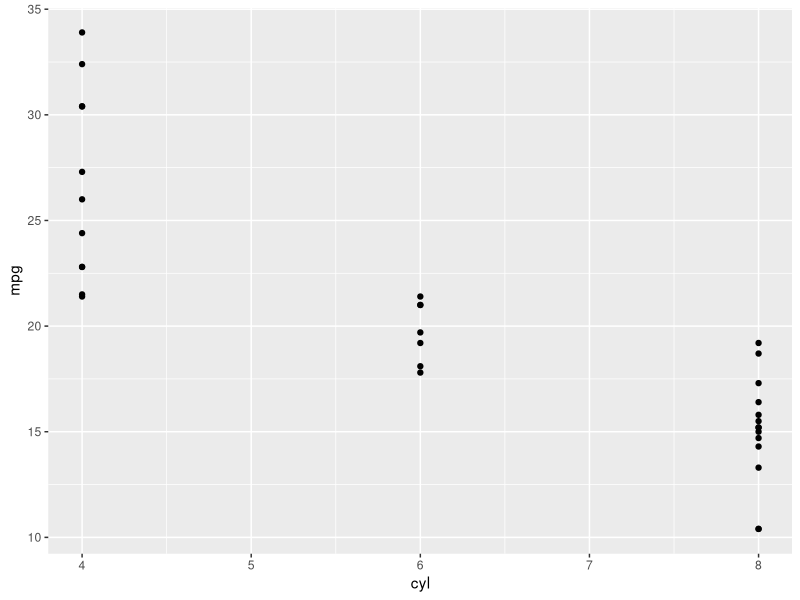
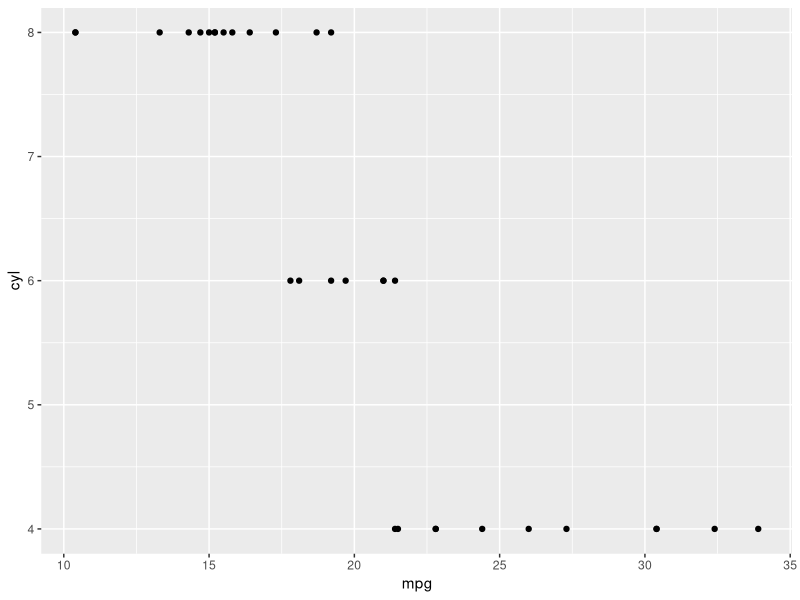

Recreate these plots in R, in order.
## ---- chunk 1
#| echo: false
#| label: fig-mtcars
library(ggplot2)

mtcars |>
    ggplot() +
    geom_point(aes(x = cyl, y = mpg))

mtcars |>
    ggplot() +
    geom_point(aes(x = mpg, y = cyl))
